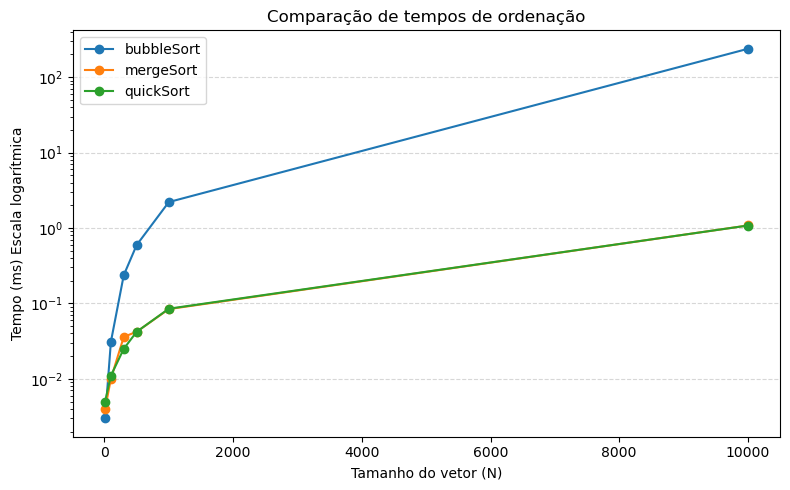

Reproduce this figure in Python.
import matplotlib.pyplot as plt
import pandas as pd

df = pd.read_csv('tempos.csv', sep=',')

pivot = df.pivot(index='N', columns='Algoritmo', values='Tempo')

plt.figure(figsize=(8,5))

for alg in pivot.columns:
    plt.plot(pivot.index, pivot[alg], marker='o', label=alg)

# Escalas: X linear (padrão) e Y log
plt.yscale('log')

plt.xlabel('Tamanho do vetor (N)')
plt.ylabel('Tempo (ms) Escala logarítmica')
plt.title('Comparação de tempos de ordenação')
plt.legend()
plt.grid(axis='y', which='major', ls='--', alpha=0.5)
plt.tight_layout()
plt.show()
